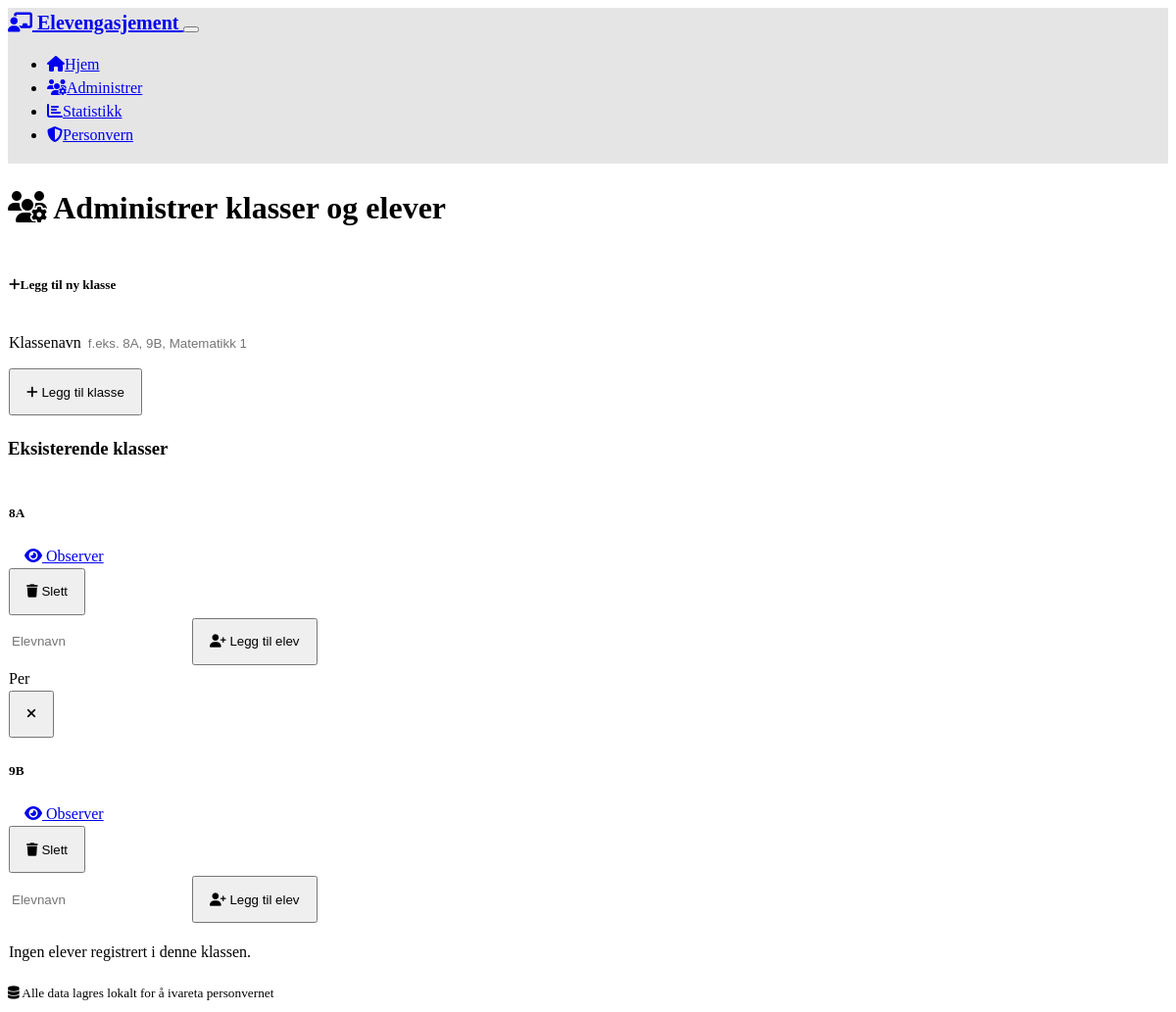
Before: /manage_classes with the older database file.
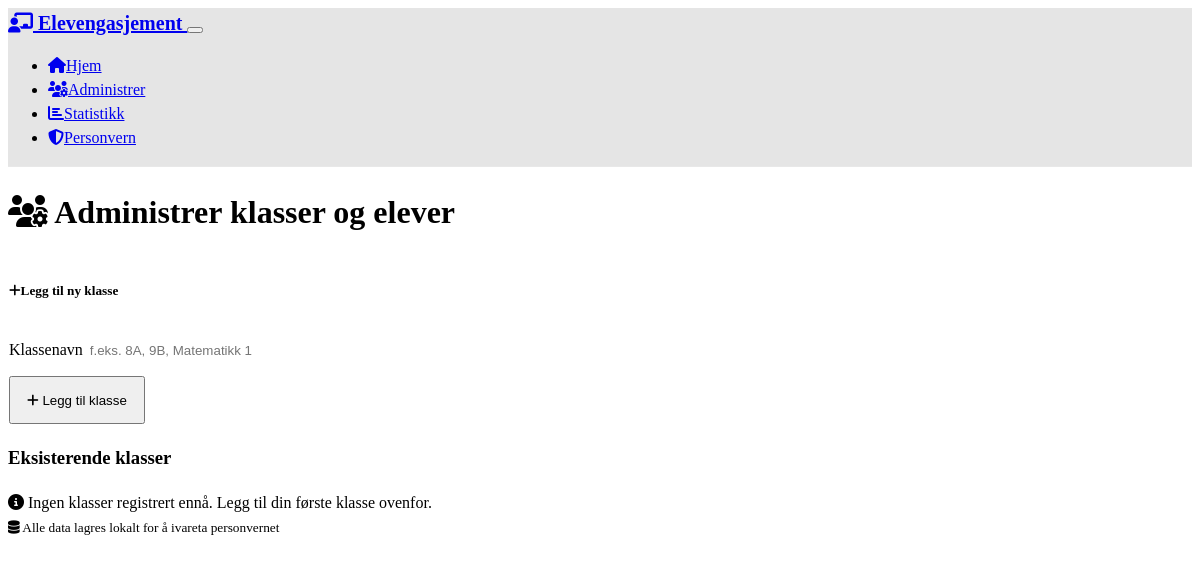
After: the same page with the newer database file.
### models.py (models this page shows, shortened)
class Class(db.Model):
    id = db.Column(db.Integer, primary_key=True)
    name = db.Column(db.String(50), unique=True, nullable=False)
    created_at = db.Column(db.DateTime, default=datetime.utcnow)
    students = db.relationship('Student', backref='class_ref', lazy=True, cascade='all, delete-orphan')

class Student(db.Model):
    id = db.Column(db.Integer, primary_key=True)
    name = db.Column(db.String(100), nullable=False)
    class_id = db.Column(db.Integer, db.ForeignKey('class.id'), nullable=False)
    created_at = db.Column(db.DateTime, default=datetime.utcnow)
    observations = db.relationship('Observation', backref='student', lazy=True, cascade='all, delete-orphan')

### app.py (the view)
@app.route('/manage_classes')
def manage_classes():
    classes = Class.query.all()
    print(f"DEBUG: Found {len(classes)} classes in database")
    for cls in classes:
        print(f"DEBUG: Class: {cls.name} (ID: {cls.id})")
    return render_template('manage_classes.html', classes=classes)

### templates/manage_classes.html (shortened to what the changed rows need)
{% extends "base.html" %}
{% block content %}
<div class="row">
    <div class="col-12">
        <h1 class="mb-4">
            <i class="fas fa-users-cog me-2"></i>
            Administrer klasser og elever
        </h1>
    </div>
</div>
<div class="row">
    <div class="col-12">
        <h3>Eksisterende klasser</h3>
        {% if classes %}
            {% for class in classes %}
                <div class="card mb-3">
                    <div class="card-header d-flex justify-content-between align-items-center">
                        <h5 class="mb-0">{{ class.name }}</h5>
                        <div>
                            <a href="{{ url_for('observe_class', class_id=class.id) }}"
                               class="btn btn-sm btn-success me-2">
                                <i class="fas fa-eye me-1"></i>
                                Observer
                            </a>
                            <form method="POST" action="{{ url_for('delete_class', class_id=class.id) }}"
                                  class="d-inline" onsubmit="return confirm('Er du sikker på at du vil slette denne klassen og alle tilhørende data?')">
                                <button type="submit" class="btn btn-sm btn-outline-danger">
                                    <i class="fas fa-trash me-1"></i>
                                    Slett
                                </button>
                            </form>
                        </div>
                    </div>
                    <div class="card-body">
                        <form method="POST" action="{{ url_for('add_student') }}" class="mb-3" onsubmit="console.log('Submitting add_student form for class {{ class.id }}');">
                            <div class="input-group">
                                <input type="text" class="form-control" name="student_name"
                                       placeholder="Elevnavn" required>
                                <button type="submit" class="btn btn-outline-primary">
                                    <i class="fas fa-user-plus me-1"></i>
                                    Legg til elev
                                </button>
                            </div>
                        </form>
                        {% if class.students %}
                            <div class="row">
                                {% for student in class.students %}
                                    <div class="col-md-6 col-lg-4 mb-2">
                                        <div class="d-flex justify-content-between align-items-center p-2 bg-dark rounded">
                                            <span>{{ student.name }}</span>
                                            <form method="POST" action="{{ url_for('delete_student', student_id=student.id) }}"
                                                  class="d-inline" onsubmit="return confirm('Er du sikker på at du vil slette denne eleven og alle observasjoner?')">
                                                <button type="submit" class="btn btn-sm btn-outline-danger">
                                                    <i class="fas fa-times"></i>
                                                </button>
                                            </form>
                                        </div>
                                    </div>
                                {% endfor %}
                            </div>
                        {% else %}
                            <p class="text-muted">Ingen elever registrert i denne klassen.</p>
                        {% endif %}
                    </div>
                </div>
            {% endfor %}
        {% else %}
            <div class="alert alert-info">
                <i class="fas fa-info-circle me-2"></i>
                Ingen klasser registrert ennå. Legg til din første klasse ovenfor.
            </div>
        {% endif %}
    </div>
</div>
{% endblock %}

Changed rows visible on the page:
removed Class: name "8A"
removed Student: name "Per"
removed Class: name "9B", shows "Ingen elever registrert i denne klassen."
Other visible differences:
text now shown: "Ingen klasser registrert ennå. Legg til din første klasse ovenfor."
